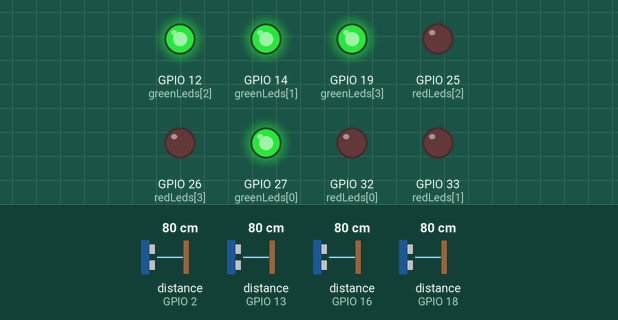
Simulated run of this sketch. Board: ESP32. Parts: output pins drawn as LEDs (lit = HIGH). Wiring (from diagram.json): 4 × ultrasonic range finder: trigger GPIO 5, echo GPIO 18 / trigger GPIO 17, echo GPIO 16 / trigger GPIO 4, echo GPIO 2 / trigger GPIO 15, echo GPIO 13. Inputs (shaded band) come from the test bench; at power-on: distance to the obstacle (sensors on GPIO 2, GPIO 13, GPIO 16, GPIO 18) 80 cm. The echo pulse lasts 58.3 µs per cm; WiFi joins after 1.5 s; servers stay silent unless stated; uploads are accepted with an empty reply; pins used as bus, display or sensor lines are not drawn; what the sketch prints to the serial monitor is not drawn.

Above: at 2.7 s.
2.8 s: distance to the obstacle (sensor on GPIO 2) set to 17 cm
5.2 s: distance to the obstacle (sensor on GPIO 2) set to 13 cm
At 6.7 s:
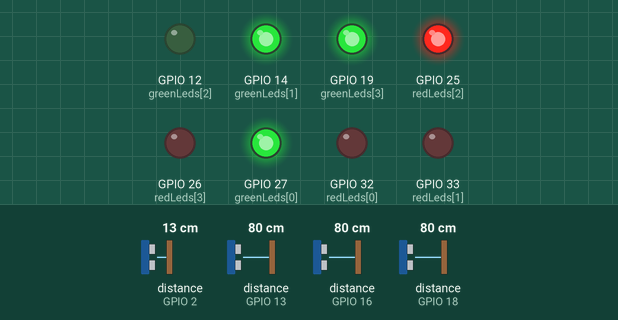
7.8 s: distance to the obstacle (sensor on GPIO 13) set to 18 cm
10.0 s: distance to the obstacle (sensor on GPIO 13) set to 14 cm
At 12.3 s:
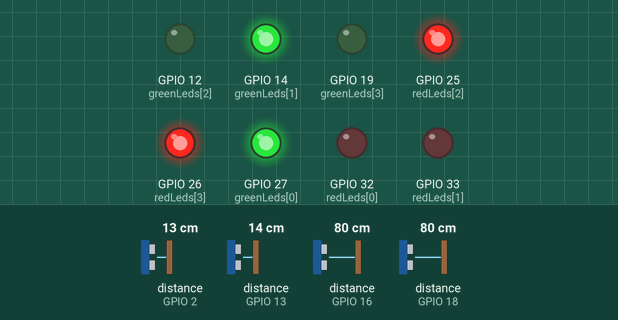
12.6 s: distance to the obstacle (sensor on GPIO 16) set to 17 cm
14.6 s: distance to the obstacle (sensor on GPIO 16) set to 13 cm
At 16.3 s:
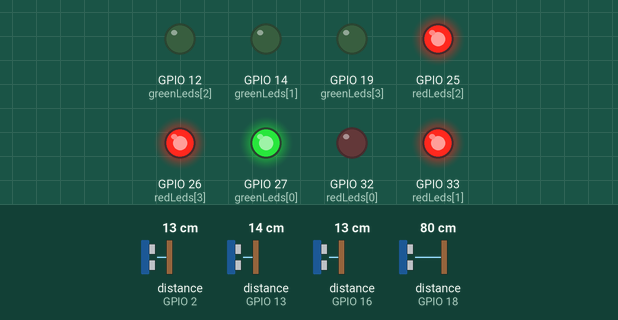
Timing chart, 0 to 17.8 s (numbered marks = the images above; inputs shaded):
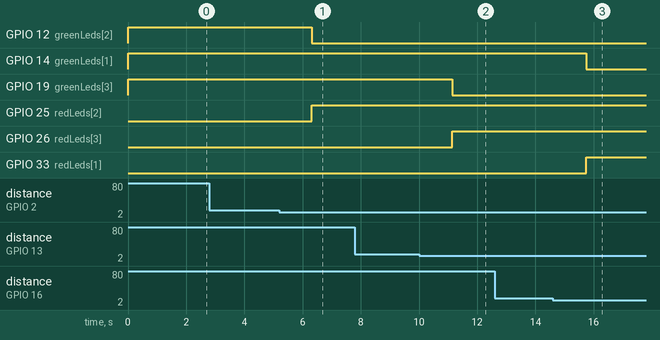

The sketch:

sketch.ino
```cpp
#include <WiFi.h>
#include <HTTPClient.h>
#include <WiFiClientSecure.h>

// --- ตั้งค่า WiFi และ Firebase ---
const char* ssid = "Wokwi-GUEST";
const char* password = "";

String FIREBASE_HOST = "https://smart-parking-2d37c-default-rtdb.asia-southeast1.firebasedatabase.app";


int trigPins[] = {5, 17, 4, 15};
int echoPins[] = {18, 16, 2, 13};
int redLeds[] = {32, 33, 25, 26};
int greenLeds[] = {27, 14, 12, 19};

float threshold = 15.0; // ระยะเซนติเมตรที่จะถือว่ามีรถจอด
bool lastStates[4] = {false, false, false, false}; // เก็บสถานะก่อนหน้าเพื่อลดการส่งข้อมูลซ้ำ

WiFiClientSecure client;
HTTPClient http;

// ฟังก์ชันอ่านค่าระยะทางแบบเฉลี่ยเพื่อความนิ่ง (Stable Read)
float readStableDistance(int trig, int echo) {
  float sum = 0;
  int samples = 3;
  for (int i = 0; i < samples; i++) {
    digitalWrite(trig, LOW);
    delayMicroseconds(2);
    digitalWrite(trig, HIGH);
    delayMicroseconds(10);
    digitalWrite(trig, LOW);

    // pulseIn จะคืนค่าเป็น microsecond (Timeout 30ms)
    long duration = pulseIn(echo, HIGH, 30000);

    // ถ้าวัดไม่ได้ (0) ให้ตีค่าเป็นระยะไกลมาก
    float distance = (duration == 0) ? 999.0 : duration * 0.034 / 2;
    sum += distance;
    delay(20);
  }
  return sum / samples;
}

void setup() {
  Serial.begin(115200);

  // Mode ของพิน
  for (int i = 0; i < 4; i++) {
    pinMode(trigPins[i], OUTPUT);
    pinMode(echoPins[i], INPUT);
    pinMode(redLeds[i], OUTPUT);
    pinMode(greenLeds[i], OUTPUT);

    // เริ่มต้นให้ไฟเขียวติด (สถานะว่าง)
    digitalWrite(greenLeds[i], HIGH);
    digitalWrite(redLeds[i], LOW);
  }

  // เชื่อมต่อ WiFi
  WiFi.begin(ssid, password);
  Serial.print("Connecting to WiFi");
  while (WiFi.status() != WL_CONNECTED) {
    delay(500);
    Serial.print(".");
  }

  client.setInsecure(); // เชื่อมต่อ Firebase แบบ HTTPS
  Serial.println("\nWiFi Connected!");
  Serial.println("Smart Parking System Ready!");
}

void loop() {
  if (WiFi.status() != WL_CONNECTED) {
    Serial.println("WiFi Disconnected. Reconnecting...");
    WiFi.begin(ssid, password);
    delay(5000);
    return;
  }

  bool hasChanged = false;
  String json = "{";

  // อ่านค่าจากเซนเซอร์ทั้ง 4 ช่อง
  for (int i = 0; i < 4; i++) {
    float d = readStableDistance(trigPins[i], echoPins[i]);
    bool isOccupied = (d < threshold);

    // สลับสถานะไฟ LED ตามการตรวจจับ
    if (isOccupied) {
      digitalWrite(redLeds[i], HIGH);
      digitalWrite(greenLeds[i], LOW);
    } else {
      digitalWrite(redLeds[i], LOW);
      digitalWrite(greenLeds[i], HIGH);
    }

    // เช็คว่าสถานะเปลี่ยนจากครั้งก่อนหรือไม่ (เพื่อลดการส่ง HTTP บ่อยเกินไป)
    if (isOccupied != lastStates[i]) {
      hasChanged = true;
      lastStates[i] = isOccupied;
    }

    // สร้าง JSON Payload
    json += "\"slot" + String(i + 1) + "\":{";
    json += "\"status\":\"" + String(isOccupied ? "occupied" : "vacant") + "\",";
    json += "\"distance\":" + String(d);
    json += "}";
    if (i < 3) json += ",";
  }
  json += "}";

  // ส่งข้อมูลไปยัง Firebase เฉพาะเมื่อมีการเปลี่ยนแปลงสถานะ
  // หรือจะลบเงื่อนไข hasChanged ออกหากต้องการให้ส่งทุกๆ 2 วินาทีตลอดเวลา
  if (hasChanged) {
    http.begin(client, FIREBASE_HOST + "/slots.json");
    http.addHeader("Content-Type", "application/json");

    int httpCode = http.PUT(json); // ใช้ PUT เพื่อเขียนทับข้อมูลเดิมใน path /slots

    if (httpCode > 0) {
      Serial.printf("Update Success! HTTP Code: %d\n", httpCode);
    } else {
      Serial.printf("Update Failed, error: %s\n", http.errorToString(httpCode).c_str());
    }
    http.end();
  }

  delay(2000); // หน่วงเวลา 2 วินาทีก่อนเริ่มรอบถัดไป
}
```

Measured:
- the behaviour switches between 16 and 15 cm on distance to the obstacle (sensor on GPIO 2) (found by bisection; images 0 and 1)
- the behaviour switches between 16 and 15 cm on distance to the obstacle (sensor on GPIO 13) (found by bisection; images 1 and 2)
- the behaviour switches between 16 and 15 cm on distance to the obstacle (sensor on GPIO 16) (found by bisection; images 2 and 3)
- after the input at 2.8 s, every drawn part: stays the same
- after the input at 5.2 s, GPIO 12 (greenLeds[2]): HIGH → LOW after 1.1 s; GPIO 25 (redLeds[2]): LOW → HIGH after 1.1 s
- after the input at 7.8 s, every drawn part: stays the same
- after the input at 10.0 s, GPIO 19 (greenLeds[3]): HIGH → LOW after 1.1 s; GPIO 26 (redLeds[3]): LOW → HIGH after 1.1 s
- after the input at 12.6 s, every drawn part: stays the same
- after the input at 14.6 s, GPIO 14 (greenLeds[1]): HIGH → LOW after 1.2 s; GPIO 33 (redLeds[1]): LOW → HIGH after 1.2 s
